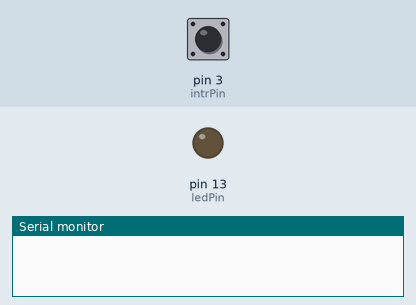
This sketch was run on a simulated Arduino Uno, built with avr-gcc and run on an emulated ATmega328P. Parts: output pins drawn as LEDs (lit = HIGH), the last lines printed to the serial monitor. The test bench sets the inputs (shaded band); at power-on: pin 3 (intrPin) HIGH.

Above: at 1.2 s.
1.3 s: pin 3 (intrPin) pulled LOW for 0.15 s
At 2.4 s:
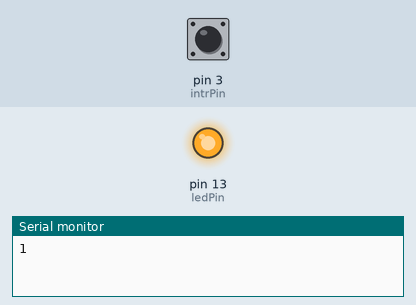
2.9 s: pin 3 (intrPin) pulled LOW for 1 s
At 4.9 s:
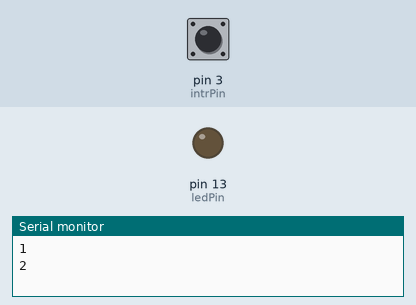
5.4 s: pin 3 (intrPin) pulled LOW for 3.2 s
At 9.7 s:
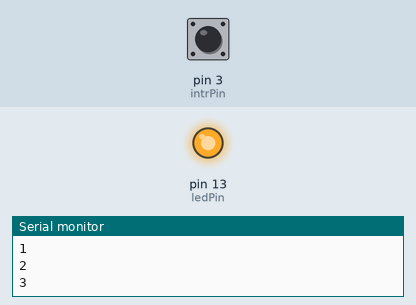
Timing chart, 0 to 11.2 s (numbered marks = the images above; inputs shaded):
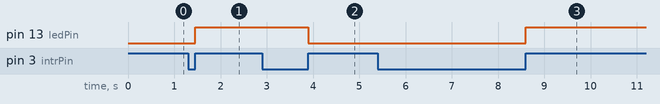

The sketch:

Interruptor_Ex2.ino
```cpp
// Interrupter Test using ISR
int ledPin = 13;
int intrPin = 3;
volatile byte state = LOW;
volatile unsigned int cnt = 0;
volatile byte flag = 0;

void setup() {
  Serial.begin(9600);
  pinMode(ledPin, OUTPUT);
  pinMode(intrPin, INPUT_PULLUP);
  attachInterrupt(digitalPinToInterrupt(intrPin), fBlink, FALLING);
 }

void loop() {
  if (flag) {
    if (digitalRead(intrPin)==HIGH) {
      cnt++;
      Serial.println(cnt);
      state=!state;
      digitalWrite(ledPin, state);
      flag=0;
    }
  }
}

void fBlink() {
  flag=1;
}
```

Measured:
- after the input at 1.3 s, pin 13 (ledPin): LOW → HIGH after 0.15 s
- after the input at 2.9 s, pin 13 (ledPin): HIGH → LOW after 1.0 s
- after the input at 5.4 s, pin 13 (ledPin): LOW → HIGH after 3.2 s
